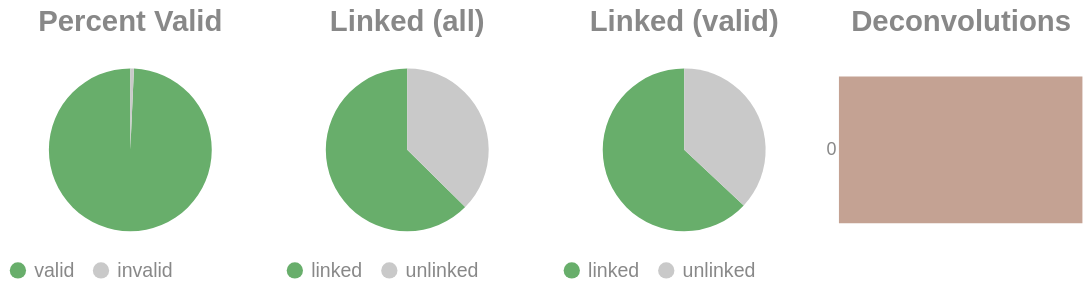

Write notebook code for a chart like this one.
### Code cell
if SKIPLR:
    pass
else:
    clash = Counter()
    for i in valids['molecule'].to_list():
        _mol = i.split("-")
        if len(_mol) == 1:
            clash.update('0')
        else:
            clash.update(_mol[-1])

    _d = {"deconvolutions": [], 'count': []}
    for k,v in clash.items():
        _d['deconvolutions'].append(k)
        _d['count'].append(v)

    tot_valid = valids['reads'].sum()
    mask = valids['reads'] >= 2
    n_linked_reads = valids.filter(mask)['reads'].sum()
    if n_linked_reads == 0:
        print_html("No linked molecules (>=2 reads) were detected; skipping linked-only distributions.")
        SKIPLR = True
    else:
        perc_valid = round(tot_valid / n_reads, 4)
        linked_perc_abs = round(n_linked_reads / n_reads, 4)
        linked_perc = round(n_linked_reads / tot_valid, 4)

    _valid = pl.DataFrame({"valids": ['valid', 'invalid'], "count": [tot_valid, n_reads - tot_valid]})
    _linked_abs = pl.DataFrame({"linked (absolute)": ['linked', 'unlinked'], "count": [n_linked_reads, n_reads - n_linked_reads]})
    _linked_rel = pl.DataFrame({"linked (valids)": ['linked', 'unlinked'], "count": [n_linked_reads, tot_valid - n_linked_reads]})

    (
        alt.hconcat(
            piechart(_valid, goodval = 'valid', title = "Percent Valid"),
            piechart(_linked_abs, goodval = "linked", title =  "Linked (all)"),
            piechart(_linked_rel, goodval = "linked", title =  "Linked (valid)"),
            convolutionbar(pl.DataFrame(_d), title = "Deconvolutions"),
            center = True,
            bounds = 'flush'
        )
        .resolve_scale(color='independent')
        .resolve_legend('independent')
        .properties(usermeta={'embedOptions': {"actions": False}})
    ).display()

### Figure 1 — Vega-Lite specification as saved in the notebook (floating-point values rounded to 4 significant figures)
{"width": "container", "height": 400, "config": {"title": {"anchor": "start", "dy": -15, "fontSize": 18, "color": "#888888", "subtitleColor": "#888888", "subtitleFontSize": 14}, "arc": {"fill": "#0072B2"}, "axis": {"domainColor": "#888888", "domainWidth": 0.5, "gridWidth": 0.2, "grid": false, "titleFontWeight": 400, "titleFontSize": 15, "labelFontSize": 11, "labelColor": "#888888", "tickColor": "#888888", "tickWidth": 0.2, "titleColor": "#888888"}, "axisBand": {"grid": false}, "axisX": {"grid": true, "tickSize": 10, "domainCap": "round"}, "axisY": {"domain": false, "grid": true, "tickSize": 0, "domainCap": "round"}, "background": "transparent", "header": {"labelFontSize": 15, "labelColor": "#888888", "titleFontSize": 15, "titleFontWeight": 600, "titleColor": "#888888"}, "legend": {"labelFont": "sans-serif", "labelFontSize": 12, "labelColor": "#888888", "symbolSize": 100, "symbolType": "circle", "titleFontSize": 12, "titlePadding": 10, "titleColor": "#888888", "title": null}, "range": {"category": ["#E69F00", "#56B4E9", "#009E73", "#F0E442", "#0072B2", "#D55E00", "#CC79A7", "#000000"], "diverging": ["#cfe8f3", "#a2d4ec", "#73bfe2", "#46abdb", "#1696d2", "#12719e"]}, "area": {"fill": "#0072B2", "fillOpacity": 0.7, "line": true, "strokeOpacity": 0.7}, "line": {"color": "#0072B2", "stroke": "#0072B2", "strokeWidth": 2}, "trail": {"color": "#0072B2", "stroke": "#0072B2", "strokeWidth": 0, "size": 1}, "point": {"filled": true, "fillOpacity": 1.0, "size": 95}, "text": {"color": "#888888", "fontSize": 11, "align": "right", "fontWeight": 400, "size": 11}, "bar": {"fill": "#0072B2", "stroke": null}, "view": {"stroke": null, "continuousWidth": 660, "continuousHeight": 400}}, "hconcat": [{"data": {"name": "data-fb16bda4195332159961551eaddc8e7a"}, "mark": {"type": "arc"}, "encoding": {"color": {"field": "valids", "legend": {"orient": "bottom", "title": null}, "scale": {"domain": ["valid", "invalid"], "range": ["#68ae6b", "#C9C9C9"]}, "title": "Valids", "type": "nominal"}, "theta": {"field": "count", "type": "quantitative"}, "tooltip": [{"field": "valids", "title": "Valids", "type": "ordinal"}, {"field": "percent", "format": ".2%", "title": "Percent", "type": "quantitative"}, {"field": "count", "title": "Count", "type": "quantitative"}]}, "height": 100, "title": {"text": "Percent Valid", "align": "center", "anchor": "middle"}, "transform": [{"calculate": "datum.count / 8928540", "as": "percent"}], "width": 150}, {"data": {"name": "data-2a3213a466a1c7465ebf907d53c69d40"}, "mark": {"type": "arc"}, "encoding": {"color": {"field": "linked (absolute)", "legend": {"orient": "bottom", "title": null}, "scale": {"domain": ["linked", "unlinked"], "range": ["#68ae6b", "#C9C9C9"]}, "title": "Linked (Absolute)", "type": "nominal"}, "theta": {"field": "count", "type": "quantitative"}, "tooltip": [{"field": "linked (absolute)", "title": "Linked (Absolute)", "type": "ordinal"}, {"field": "percent", "format": ".2%", "title": "Percent", "type": "quantitative"}, {"field": "count", "title": "Count", "type": "quantitative"}]}, "height": 100, "title": {"text": "Linked (all)", "align": "center", "anchor": "middle"}, "transform": [{"calculate": "datum.count / 8928540", "as": "percent"}], "width": 150}, {"data": {"name": "data-0eacc7aca12fdd019ebce0e8eb1efba9"}, "mark": {"type": "arc"}, "encoding": {"color": {"field": "linked (valids)", "legend": {"orient": "bottom", "title": null}, "scale": {"domain": ["linked", "unlinked"], "range": ["#68ae6b", "#C9C9C9"]}, "title": "Linked (Valids)", "type": "nominal"}, "theta": {"field": "count", "type": "quantitative"}, "tooltip": [{"field": "linked (valids)", "title": "Linked (Valids)", "type": "ordinal"}, {"field": "percent", "format": ".2%", "title": "Percent", "type": "quantitative"}, {"field": "count", "title": "Count", "type": "quantitative"}]}, "height": 100, "title": {"text": "Linked (valid)", "align": "center", "anchor": "middle"}, "transform": [{"calculate": "datum.count / 8864980", "as": "percent"}], "width": 150}, {"data": {"name": "data-61e739bfb9a1673be5371e308d757651"}, "mark": {"type": "bar"}, "encoding": {"color": {"field": "deconvolutions", "legend": null, "scale": {"scheme": "lightgreyred"}, "type": "nominal"}, "tooltip": [{"field": "deconvolutions", "title": "Deconvolutions", "type": "ordinal"}, {"field": "percent", "format": ".2%", "title": "Percent", "type": "quantitative"}, {"field": "count", "title": "Count", "type": "quantitative"}], "x": {"axis": null, "field": "count", "type": "quantitative"}, "y": {"field": "deconvolutions", "sort": "ascending", "title": null, "type": "nominal"}}, "height": 100, "title": {"text": "Deconvolutions", "align": "center", "anchor": "middle"}, "transform": [{"calculate": "datum.count / 4484179", "as": "percent"}], "width": 150}], "bounds": "flush", "center": true, "resolve": {"legend": {"angle": "independent"}, "scale": {"color": "independent"}}, "usermeta": {"embedOptions": {"actions": false}}, "$schema": "https://vega.github.io/schema/vega-lite/v6.1.0.json", "datasets": {"data-fb16bda4195332159961551eaddc8e7a": [{"valids": "valid", "count": 8864980}, {"valids": "invalid", "count": 63560}], "data-2a3213a466a1c7465ebf907d53c69d40": [{"linked (absolute)": "linked", "count": 5589455}, {"linked (absolute)": "unlinked", "count": 3339085}], "data-0eacc7aca12fdd019ebce0e8eb1efba9": [{"linked (valids)": "linked", "count": 5589455}, {"linked (valids)": "unlinked", "count": 3275525}], "data-61e739bfb9a1673be5371e308d757651": [{"deconvolutions": "0", "count": 4484179}]}}
